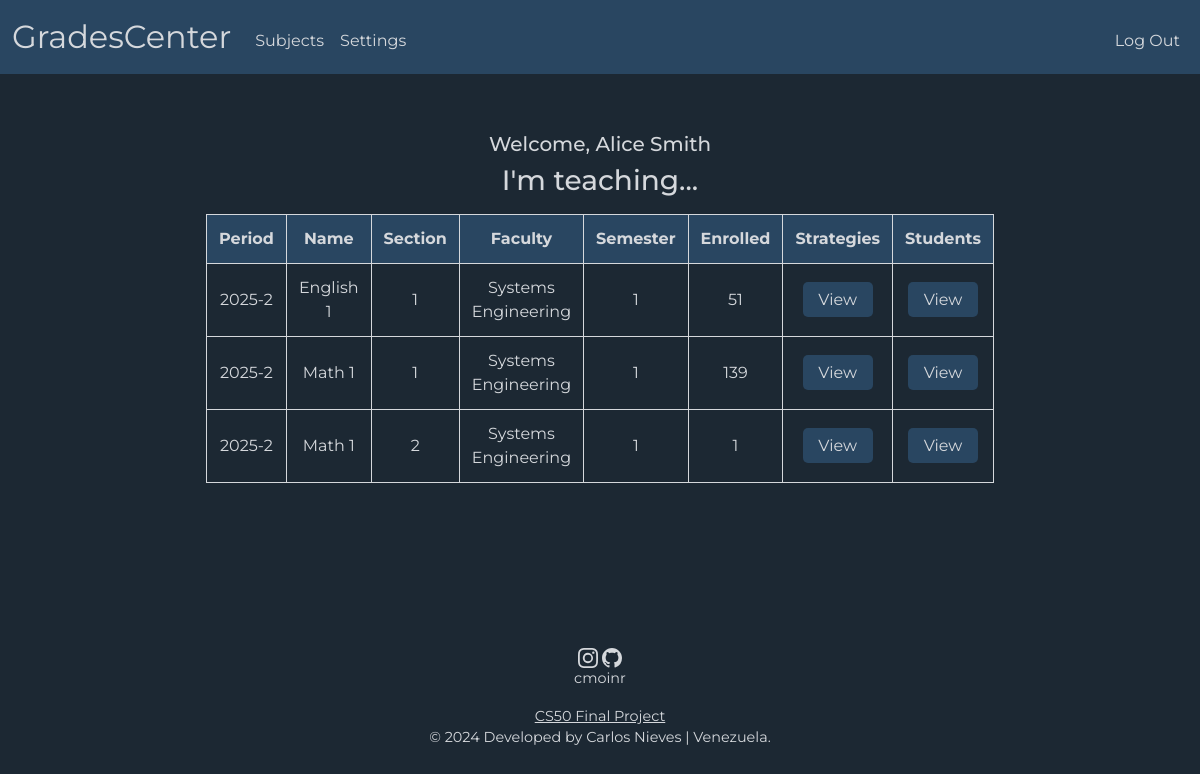
Page / (signed in) on the committed database.
### tables this page shows
CREATE TABLE teachers (
    id VARCHAR(16),
    names VARCHAR(32) NOT NULL,
    last_names VARCHAR(32) NOT NULL,
    pw VARCHAR(255) NOT NULL,
    email VARCHAR(64),
    phone VARCHAR(32),
    PRIMARY KEY(id)
);

CREATE TABLE sections (
    id INTEGER,
    subject_id INTEGER NOT NULL,
    section_number INTEGER NOT NULL,
    period TEXT NOT NULL,
    PRIMARY KEY(id),
    FOREIGN KEY(subject_id) REFERENCES subjects(id) ON DELETE CASCADE
);

### app.py (the view)
@app.route("/", methods=["GET", "POST"])
@login_required
def index():
    if request.method == "POST":
        selected_section = request.form.get("check")
        section_strategy = request.form.get("strategy")
        if selected_section:
            session["selected_section"] = selected_section
            return redirect("/grades")
        else:
            session["section_strategy"] = section_strategy
            return redirect("/strategies")
    else:
        sections = db.execute("""
            SELECT
                sections.period,
                sections.id,
                subjects.name,
                sections.section_number,
                departments.field,
                subjects.semester,
                COUNT(studying.student_id) AS 'enrolled'
            FROM teaching
            JOIN sections ON teaching.section_id = sections.id
            JOIN subjects ON sections.subject_id = subjects.id
            JOIN departments ON subjects.department_id = departments.id
            LEFT JOIN studying ON teaching.section_id = studying.section_id
            WHERE teaching.teacher_id = ?
            GROUP BY teaching.section_id
        """, session["user_id"])
        instructor = db.execute("SELECT names, last_names FROM teachers WHERE id = ?", session["user_id"])
        return render_template("index.html", sections=sections, instructor=instructor)

### app.py (called while the page is built)
@app.after_request
def after_request(response):
    response.headers["Cache-Control"] = "no-cache, no-store, must-revalidate"
    response.headers["Expires"] = 0
    response.headers["Pragma"] = "no-cache"
    return response

### helpers.py (called while the page is built)
def login_required(f):
    @wraps(f)
    def decorated_function(*args, **kwargs):
        if session.get("user_id") is None:
            return redirect("/login")
        return f(*args, **kwargs)
    return decorated_function

### templates/index.html (shortened to what this page needs)
{% extends "layout.html" %}
{% block main %}
    <div class="mb-3">
        <h5>Welcome, {{ instructor[0]['names'] }} {{ instructor[0]['last_names'] }}</h5>
        <h3>I'm teaching...</h3>
    </div>
    <div class="mb-3">
        <table>
            <thead>
                <tr class="high">
                    <th>Period</th>
                    <th>Name</th>
                    <th>Section</th>
                    <th>Faculty</th>
                    <th>Semester</th>
                    <th>Enrolled</th>
                    <th>Strategies</th>
                    <th>Students</th>
                </tr>
            </thead>
            <tbody>
                {% for section in sections %}
                    <tr>
                        <td>{{ section['period'] }}</td>
                        <td>{{ section['name'] }}</td>
                        <td>{{ section['section_number'] }}</td>
                        <td>{{ section['field'] }}</td>
                        <td>{{ section['semester'] }}</td>
                        <td>{{ section['enrolled'] }}</td>
                        <td>
                            <form action="/" method="post">
                                <input class="enroll" type="submit" value="View">
                            </form>
                        </td>
                        <td>
                            <form action="/" method="post">
                                <input class="enroll" type="submit" value="View">
                            </form>
                        </td>
                    </tr>
                {% endfor %}
            </tbody>
        </table>
    </div>
{% endblock %}

### static/styles.css (style rules this page uses)
body { font-family: 'Montserrat', sans-serif; background-color:#1c2833; }
h3, h5, h6 { color: #d5d8dc; }
table { background-color: transparent; margin-bottom: 1rem; width: 70%; margin-left: auto; margin-right: auto; color: #d5d8dc; }
table th, table td { border: 1px solid #d5d8dc; padding: 0.75rem; vertical-align: middle; }
.high { background-color: #294661; border: 1px solid #d5d8dc; }
input { background-color: #294661; outline: none; border: none; border-radius: 5px; color: #d5d8dc; width: 200px; height: 35px; }
input::placeholder { color: #d5d8dcc2; }
.enroll { width: 70px; transition-duration: 0.5s; }

### rows in the picture
teachers: names "Alice", last_names "Smith"
sections: period "2025-2", name "English 1", section_number "1", field "Systems Engineering", semester "1", enrolled "51"
sections: period "2025-2", name "Math 1", section_number "1", field "Systems Engineering", semester "1", enrolled "139"
sections: period "2025-2", name "Math 1", section_number "2", field "Systems Engineering", semester "1", enrolled "1"
